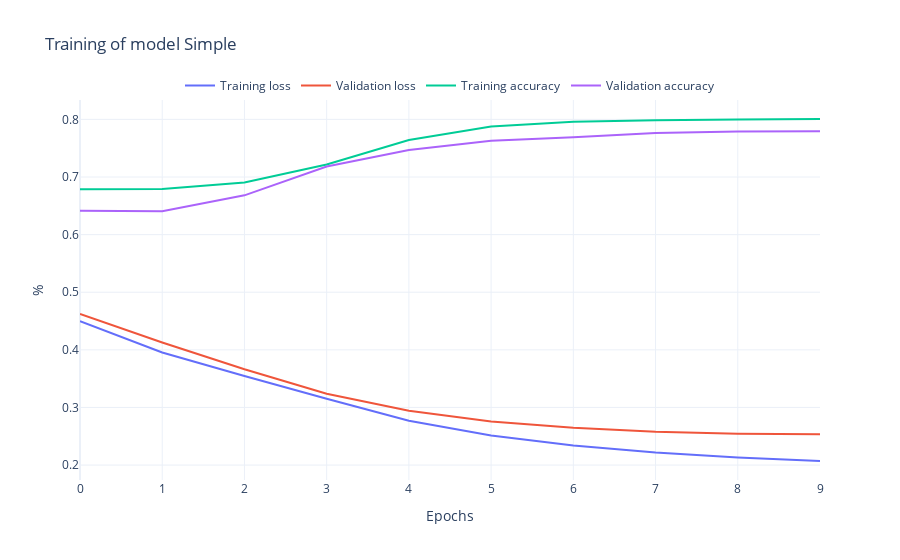

This figure's notebook cell:
### Markdown cell above
#### Plot the training and validation loss

### Code cell
rst.plot_history(history_simple, "Simple")

### Figure 1 — Plotly figure (JSON) as saved in the notebook; plotly's stock layout.template omitted (floating-point values rounded to 4 significant figures)
{"data": [{"mode": "lines", "name": "Training loss", "type": "scatter", "y": [0.4497, 0.3954, 0.3547, 0.3151, 0.277, 0.2515, 0.2342, 0.2216, 0.213, 0.2071]}, {"mode": "lines", "name": "Validation loss", "type": "scatter", "y": [0.4622, 0.4128, 0.3662, 0.3237, 0.2943, 0.2758, 0.2647, 0.2577, 0.2546, 0.2537]}, {"mode": "lines", "name": "Training accuracy", "type": "scatter", "y": [0.6788, 0.6793, 0.6905, 0.7217, 0.7641, 0.7879, 0.7957, 0.7986, 0.8, 0.8007]}, {"mode": "lines", "name": "Validation accuracy", "type": "scatter", "y": [0.6413, 0.6405, 0.6682, 0.7181, 0.7468, 0.7631, 0.769, 0.7764, 0.7788, 0.7793]}], "layout": {"legend": {"bgcolor": "rgba(255,255,255,0.5)", "orientation": "h", "x": 0.5, "xanchor": "center", "y": 1, "yanchor": "bottom"}, "title": {"text": "Training of model Simple"}, "xaxis": {"title": {"text": "Epochs"}}, "yaxis": {"title": {"text": "%"}}}}
